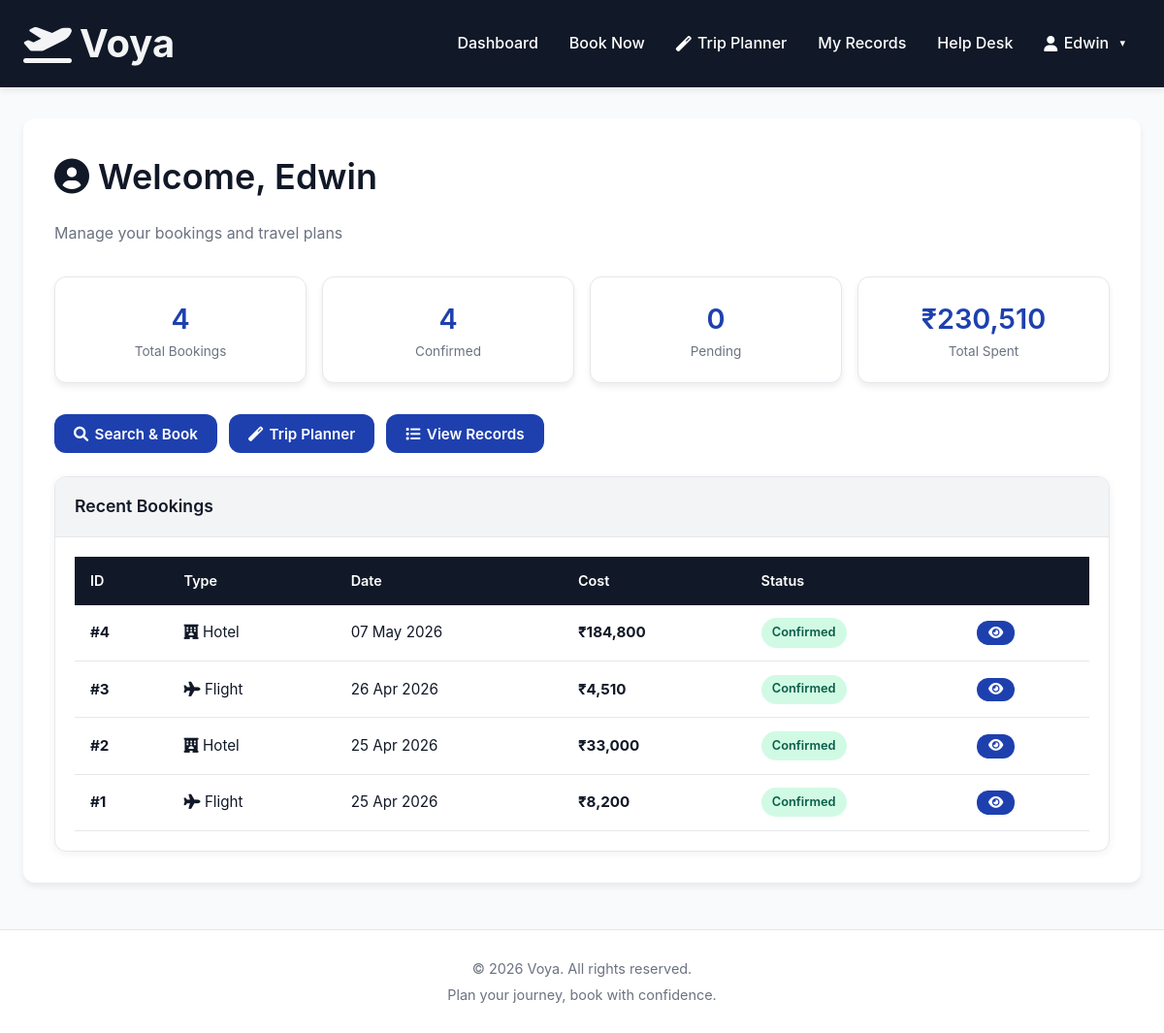
The app's page /customer/dashboard (signed in) with its own data.
### app/models.py (models this page shows, shortened)
class User(UserMixin, db.Model):
    __tablename__ = 'users'
    id = db.Column(db.Integer, primary_key=True)
    username = db.Column(db.String(100), unique=True, nullable=False)
    email = db.Column(db.String(100), unique=True, nullable=False)
    password_hash = db.Column(db.String(255), nullable=False)
    first_name = db.Column(db.String(100))
    last_name = db.Column(db.String(100))
    phone = db.Column(db.String(20))
    role = db.Column(db.String(20), default='customer')  # 'customer' or 'admin'
    is_active = db.Column(db.Boolean, default=True)
    created_at = db.Column(db.DateTime, default=datetime.utcnow)
    bookings = db.relationship('Booking', foreign_keys='Booking.user_id', backref='user', lazy=True, cascade='all, delete-orphan')
    payments = db.relationship('Payment', backref='user', lazy=True, cascade='all, delete-orphan')
    confirmed_bookings = db.relationship('Booking', foreign_keys='Booking.confirmed_by', backref='admin_confirmer')
    def is_admin(self):
        return self.role == 'admin'

class Booking(db.Model):
    __tablename__ = 'bookings'
    id = db.Column(db.Integer, primary_key=True)
    user_id = db.Column(db.Integer, db.ForeignKey('users.id'), nullable=False)
    flight_id = db.Column(db.Integer, db.ForeignKey('flights.id'))
    train_id = db.Column(db.Integer, db.ForeignKey('trains.id'))
    hotel_id = db.Column(db.Integer, db.ForeignKey('hotels.id'))
    vehicle_id = db.Column(db.Integer, db.ForeignKey('vehicles.id'))
    booking_type = db.Column(db.String(50))  # 'flight', 'train', 'hotel', 'vehicle', 'package'
    booking_status = db.Column(db.String(50), default='pending')  # 'pending', 'confirmed', 'cancelled'
    start_date = db.Column(db.Date, nullable=False)
    end_date = db.Column(db.Date)
    number_of_passengers = db.Column(db.Integer, default=1)
    number_of_rooms = db.Column(db.Integer, default=1)
    number_of_vehicles = db.Column(db.Integer, default=1)
    number_of_days = db.Column(db.Integer, default=1)
    total_cost = db.Column(db.Float, nullable=False)
    commission_amount = db.Column(db.Float, default=0.0)
    screenshot = db.Column(db.String(255))  # Flight/Train ticket screenshot
    additional_document = db.Column(db.String(255))  # Additional details uploaded
    admin_notes = db.Column(db.Text)
    confirmed_by = db.Column(db.Integer, db.ForeignKey('users.id'))  # Admin who confirmed
    confirmed_at = db.Column(db.DateTime)
    created_at = db.Column(db.DateTime, default=datetime.utcnow)
    updated_at = db.Column(db.DateTime, default=datetime.utcnow, onupdate=datetime.utcnow)
    payment = db.relationship('Payment', uselist=False, backref='booking', cascade='all, delete-orphan')

### app/routes/customer.py (the view)
@bp.route('/dashboard')
@login_required
def dashboard():
    if current_user.is_admin():
        return redirect(url_for('admin.dashboard'))
    bookings = Booking.query.filter_by(user_id=current_user.id).order_by(Booking.created_at.desc()).all()
    total_bookings = len(bookings)
    confirmed_bookings = len([b for b in bookings if b.booking_status == 'confirmed'])
    pending_bookings = len([b for b in bookings if b.booking_status == 'pending'])
    total_spent = sum([b.total_cost for b in bookings if b.booking_status == 'confirmed'])
    return render_template('customer/dashboard.html',
                         bookings=bookings,
                         total_bookings=total_bookings,
                         confirmed_bookings=confirmed_bookings,
                         pending_bookings=pending_bookings,
                         total_spent=total_spent)

### app/templates/customer/dashboard.html (shortened to what this page needs)
{% extends "base.html" %}
{% block content %}
<div class="page-wrap">
    <div class="mb-4">
        <h1><i class="fas fa-user-circle"></i> Welcome, {{ current_user.first_name or current_user.username }}</h1>
        <p class="text-muted">Manage your bookings and travel plans</p>
    </div>
    <div class="stats-row mb-4">
        <div>
            <div class="stat-card">
                <h3>{{ total_bookings }}</h3>
                <p>Total Bookings</p>
            </div>
        </div>
        <div>
            <div class="stat-card">
                <h3>{{ confirmed_bookings }}</h3>
                <p>Confirmed</p>
            </div>
        </div>
        <div>
            <div class="stat-card">
                <h3>{{ pending_bookings }}</h3>
                <p>Pending</p>
            </div>
        </div>
        <div>
            <div class="stat-card">
                <h3>₹{{ "{:,.0f}".format(total_spent) }}</h3>
                <p>Total Spent</p>
            </div>
        </div>
    </div>
    <div class="actions">
        <a href="{{ url_for('customer.search_page') }}" class="btn btn-main">
            <i class="fas fa-search"></i> Search & Book
        </a>
        <a href="{{ url_for('customer.planner') }}" class="btn btn-main">
            <i class="fas fa-magic"></i> Trip Planner
        </a>
        <a href="{{ url_for('customer.my_records') }}" class="btn btn-main">
            <i class="fas fa-list"></i> View Records
        </a>
    </div>
    <div class="card">
        <div class="card-head">
            <h5>Recent Bookings</h5>
        </div>
        <div class="card-body">
            {% if bookings %}
            <div class="table-scroll">
                <table class="table">
                    <thead>
                        <tr>
                            <th>ID</th>
                            <th>Type</th>
                            <th>Date</th>
                            <th>Cost</th>
                            <th>Status</th>
                            <th></th>
                        </tr>
                    </thead>
                    <tbody>
                        {% for booking in bookings[:5] %}
                        <tr>
                            <td><strong>#{{ booking.id }}</strong></td>
                            <td>
                                {% if booking.booking_type == 'flight' %}<i class="fas fa-plane"></i> Flight
                                {% elif booking.booking_type == 'train' %}<i class="fas fa-train"></i> Train
                                {% elif booking.booking_type == 'hotel' %}<i class="fas fa-hotel"></i> Hotel
                                {% elif booking.booking_type == 'vehicle' %}<i class="fas fa-car"></i> Vehicle
                                {% endif %}
                            </td>
                            <td>{{ booking.created_at.strftime('%d %b %Y') }}</td>
                            <td><strong>₹{{ "{:,.0f}".format(booking.total_cost) }}</strong></td>
                            <td>
                                {% if booking.booking_status == 'confirmed' %}<span
                                    class="badge badge-ok">Confirmed</span>
                                {% elif booking.booking_status == 'pending' %}<span
                                    class="badge badge-warn">Pending</span>
                                {% else %}<span class="badge badge-bad">Cancelled</span>
                                {% endif %}
                            </td>
                            <td>
                                <a href="{{ url_for('customer.view_booking', booking_id=booking.id) }}"
                                    class="btn btn-sm btn-main">
                                    <i class="fas fa-eye"></i>
                                </a>
                            </td>
                        </tr>
                        {% endfor %}
                    </tbody>
                </table>
            </div>
            {% else %}
            <div class="alert alert-info">
                No bookings yet. <a href="{{ url_for('customer.search_page') }}">Start booking</a>
            </div>
            {% endif %}
        </div>
    </div>
</div>
{% endblock %}

### app/templates/base.html (shortened to what this page needs)
<!DOCTYPE html>
<html lang="en">
<head>
    <link href="{{ url_for('static', filename='css/style.css') }}" rel="stylesheet">
    <link href="https://cdnjs.cloudflare.com/ajax/libs/font-awesome/6.0.0/css/all.min.css" rel="stylesheet">
</head>
<body>
    {% if request.endpoint not in ['auth.login', 'auth.register'] %}
    <nav class="nav">
        <a class="nav-brand"
            href="{% if current_user.is_authenticated %}{% if current_user.is_admin() %}{{ url_for('admin.dashboard') }}{% else %}{{ url_for('customer.dashboard') }}{% endif %}{% else %}{{ url_for('auth.login') }}{% endif %}">
            <i class="fas fa-plane-departure"></i> Voya
        </a>
        {% if current_user.is_authenticated %}
        <ul class="nav-items">
            {% if current_user.is_admin() %}
            <li><a href="{{ url_for('admin.dashboard') }}">Dashboard</a></li>
            <li><a href="{{ url_for('admin.manage_bookings') }}">Bookings</a></li>
            <li class="dropdown">
                <a class="dropdown-trigger" onclick="this.nextElementSibling.classList.toggle('open')">Services</a>
                <div class="dropdown-menu">
                    <a href="{{ url_for('admin.manage_flights') }}">Flights</a>
                    <a href="{{ url_for('admin.manage_trains') }}">Trains</a>
                    <a href="{{ url_for('admin.manage_hotels') }}">Hotels</a>
                    <a href="{{ url_for('admin.manage_vehicles') }}">Vehicles</a>
                </div>
            </li>
            <li><a href="{{ url_for('admin.manage_users') }}">Users</a></li>
            <li><a href="{{ url_for('admin.records') }}">Records</a></li>
            <li><a href="{{ url_for('admin.help_desk') }}">Help Desk</a></li>
            {% else %}
            <li><a href="{{ url_for('customer.dashboard') }}">Dashboard</a></li>
            <li><a href="{{ url_for('customer.search_page') }}">Book Now</a></li>
            <li><a href="{{ url_for('customer.planner') }}"><i class="fas fa-magic"></i> Trip Planner</a></li>
            <li><a href="{{ url_for('customer.my_records') }}">My Records</a></li>
            <li><a href="{{ url_for('customer.help_desk') }}">Help Desk</a></li>
            {% endif %}
            <li class="dropdown">
                <a class="dropdown-trigger" onclick="this.nextElementSibling.classList.toggle('open')">
                    <i class="fas fa-user"></i> {{ current_user.first_name or current_user.username }}
                </a>
            </li>
        </ul>
        {% endif %}
    </nav>
    {% endif %}
    <div class="container mt-2">
        {% block content %}{% endblock %}
    </div>
    <footer class="footer">
        <p>&copy; 2026 Voya. All rights reserved.</p>
        <p>Plan your journey, book with confidence.</p>
    </footer>
</body>
</html>

### records on screen
User: first_name "Edwin"
Booking: id "4", booking_type "hotel" (drawn), created_at "07 May 2026", total_cost "184,800", booking_status "Confirmed"
Booking: id "3", booking_type "flight" (drawn), created_at "26 Apr 2026", total_cost "4,510", booking_status "Confirmed"
Booking: id "2", booking_type "hotel" (drawn), created_at "25 Apr 2026", total_cost "33,000", booking_status "Confirmed"
Booking: id "1", booking_type "flight" (drawn), created_at "25 Apr 2026", total_cost "8,200", booking_status "Confirmed"

### other values on screen
{{ total_bookings }} "4"
{{ confirmed_bookings }} "4"
{{ pending_bookings }} "0"
{{ "{:,.0f}".format(total_spent) }} "230,510"
